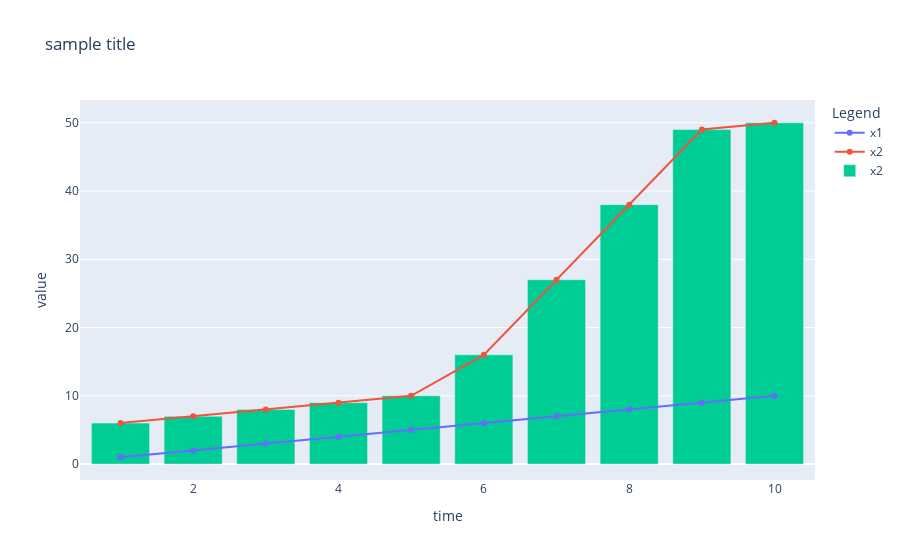

The code cell stored with this chart in its notebook:
### Code cell
tsp.add_line("x2", "bar")
tsp

### Figure 1 — Plotly figure (JSON) as saved in the notebook; plotly's stock layout.template omitted (floating-point values rounded to 4 significant figures)
{"data": [{"name": "x1", "showlegend": true, "type": "scatter", "x": [1, 2, 3, 4, 5, 6, 7, 8, 9, 10], "y": [1, 2, 3, 4, 5, 6, 7, 8, 9, 10]}, {"name": "x2", "showlegend": true, "type": "scatter", "x": [1, 2, 3, 4, 5, 6, 7, 8, 9, 10], "y": [6, 7, 8, 9, 10, 16, 27, 38, 49, 50]}, {"name": "x2", "showlegend": true, "type": "bar", "x": [1, 2, 3, 4, 5, 6, 7, 8, 9, 10], "y": [6, 7, 8, 9, 10, 16, 27, 38, 49, 50]}], "layout": {"legend": {"title": {"text": "Legend"}}, "title": {"text": "sample title"}, "xaxis": {"title": {"text": "time"}}, "yaxis": {"title": {"text": "value"}}}}
